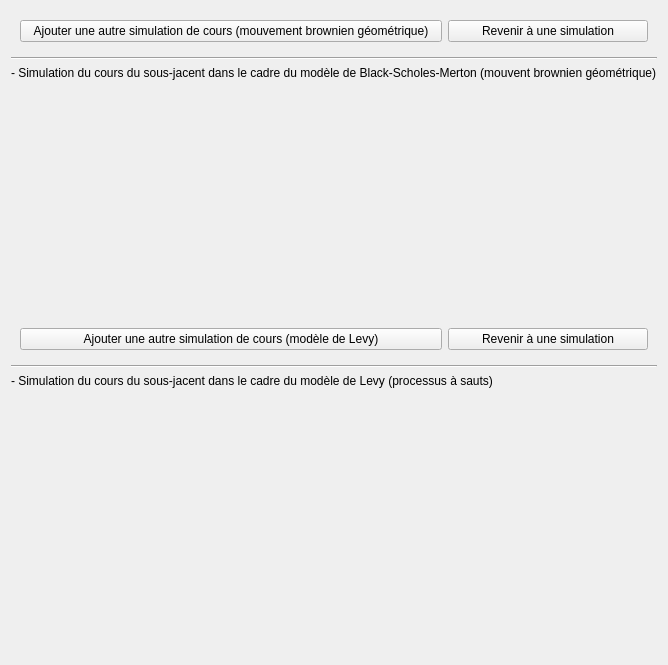
      <widget class="QWidget" name="tab_5">
       <attribute name="title">
        <string>Simulations de cours</string>
       </attribute>
       <layout class="QGridLayout" name="gridLayout">
        <item row="7" column="0">
         <widget class="QCustomPlot" name="Plot_SimuB" native="true">
          <property name="sizePolicy">
           <sizepolicy hsizetype="Expanding" vsizetype="Expanding">
            <horstretch>0</horstretch>
            <verstretch>0</verstretch>
           </sizepolicy>
          </property>
          <property name="minimumSize">
           <size>
            <width>300</width>
            <height>227</height>
           </size>
          </property>
         </widget>
        </item>
        <item row="2" column="0">
         <widget class="Line" name="line_2">
          <property name="orientation">
           <enum>Qt::Horizontal</enum>
          </property>
         </widget>
        </item>
        <item row="5" column="0">
         <widget class="QLabel" name="label">
          <property name="text">
           <string>- Simulation du cours du sous-jacent dans le cadre du modèle de Black-Scholes-Merton (mouvent brownien géométrique)</string>
          </property>
         </widget>
        </item>
        <item row="11" column="0">
         <widget class="QLabel" name="label_2">
          <property name="text">
           <string>- Simulation du cours du sous-jacent dans le cadre du modèle de Levy (processus à sauts)</string>
          </property>
         </widget>
        </item>
        <item row="9" column="0">
         <widget class="Line" name="line">
          <property name="orientation">
           <enum>Qt::Horizontal</enum>
          </property>
         </widget>
        </item>
        <item row="13" column="0">
         <widget class="QCustomPlot" name="Plot_SimuL" native="true">
          <property name="enabled">
           <bool>true</bool>
          </property>
          <property name="sizePolicy">
           <sizepolicy hsizetype="Expanding" vsizetype="Expanding">
            <horstretch>0</horstretch>
            <verstretch>0</verstretch>
           </sizepolicy>
          </property>
          <property name="minimumSize">
           <size>
            <width>300</width>
            <height>250</height>
           </size>
          </property>
          <property name="maximumSize">
           <size>
            <width>16777215</width>
            <height>16777215</height>
           </size>
          </property>
         </widget>
        </item>
        <item row="8" column="0">
         <widget class="QWidget" name="widget_18" native="true">
          <layout class="QHBoxLayout" name="horizontalLayout_8">
           <item>
            <widget class="QPushButton" name="PL">
             <property name="text">
              <string>Ajouter une autre simulation de cours (modèle de Levy)</string>
             </property>
            </widget>
           </item>
           <item>
            <widget class="QPushButton" name="NetSimuL">
             <property name="maximumSize">
              <size>
               <width>200</width>
               <height>16777215</height>
              </size>
             </property>
             <property name="text">
              <string>Revenir à une simulation</string>
             </property>
            </widget>
           </item>
          </layout>
         </widget>
        </item>
        <item row="15" column="0">
         <spacer name="horizontalSpacer">
          <property name="orientation">
           <enum>Qt::Horizontal</enum>
          </property>
          <property name="sizeHint" stdset="0">
           <size>
            <width>40</width>
            <height>10</height>
           </size>
          </property>
         </spacer>
        </item>
        <item row="1" column="0">
         <widget class="QWidget" name="widget_17" native="true">
          <layout class="QHBoxLayout" name="horizontalLayout_6">
           <item>
            <widget class="QPushButton" name="PB">
             <property name="text">
              <string>Ajouter une autre simulation de cours (mouvement brownien géométrique)</string>
             </property>
            </widget>
           </item>
           <item>
            <widget class="QPushButton" name="NetSimuB">
             <property name="maximumSize">
              <size>
               <width>200</width>
               <height>16777215</height>
              </size>
             </property>
             <property name="text">
              <string>Revenir à une simulation</string>
             </property>
            </widget>
           </item>
          </layout>
         </widget>
        </item>
       </layout>
      </widget>
